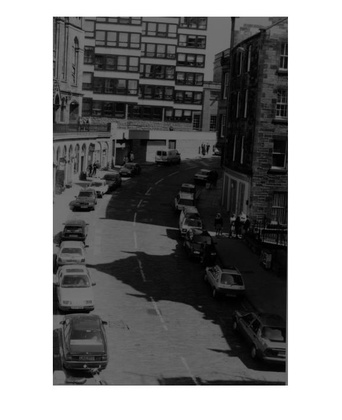
%> input picture Assign1/Uexposed.jpg, 342 x 420 px, shrunk from 576 x 707 before the run
$ octave powerlaw.m   (GNU Octave 9; MATLAB toolbox functions it lacks are replaced by stand-ins)
%> lines starting %> are read from the running program, lines starting %| are printed output that depends on the picture
% Program demonstrates the power law transformation.
Ue = imread('Uexposed.jpg');
%> Ue is the input picture: size 420x342x3 uint8; min 0, max 255, mean 134
Oe = imread('Oexposed.jpg');
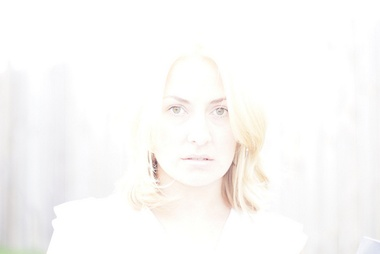
%> input picture Assign1/Oexposed.jpg, 380 x 254 px, shrunk from 640 x 427 before the run
%> Oe is the input picture: size 254x380x3 uint8; mean R, G, B 250.5, 249.3, 248
% RGB to gray
I = rgb2gray(Ue);
J = rgb2gray(Oe);
% Change to double
I = im2double(I);
%> I: size 420x342 double
J = im2double(J);
%> J: size 254x380 double
% computing size m,n
[m1 n1] = size(I);
%> m1 = 420; n1 = 342
[m2 n2] = size(J);
%> m2 = 254; n2 = 380
% Computing s = c * (r ^ gamma) where r and gamma are positive constants
c = 2;
% gamma values
g1=0.3;
g2=3.0;
for p = 1 : m1
    for q = 1 : n1
        I3(p,q) = c * I(p,q).^g1;
        I4(p,q) = c * I(p,q).^g2;
    end
end
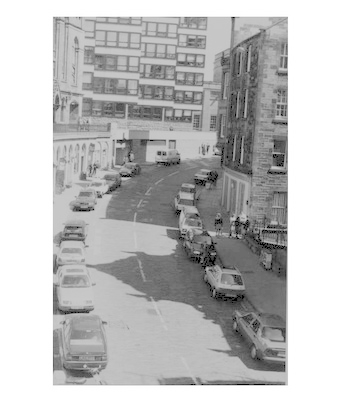
%> I3: size 420x342 double; min 0, max 2, mean 1.5; drawn with min black and max white
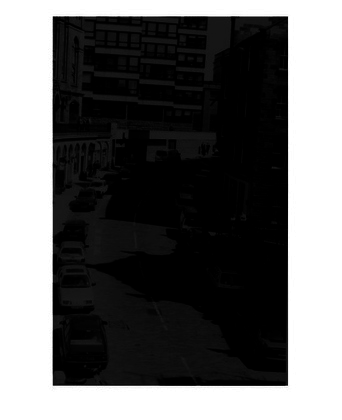
%> I4: size 420x342 double; min 0, max 2, mean 0.818; drawn with min black and max white
figure, imshow(I3);title('Under exposed,Powerlaw transformation Gamma=0.3');
%> after `imshow(I3)`:
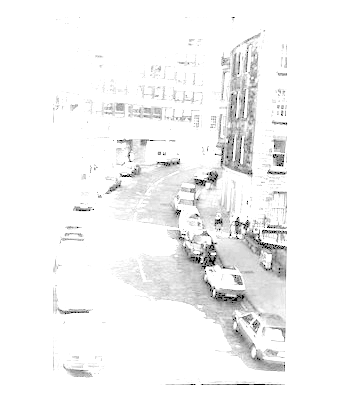
%> displayed picture: size 420x342, on the screen's scale of 0 to 255; min 0, max 255, mean 244.8
figure, imshow(I4);title('Under exposed,Power-law transformation Gamma=3');
%> after `imshow(I4)`:
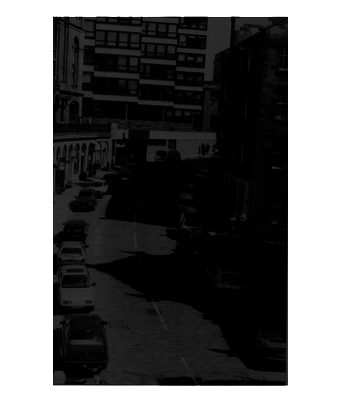
%> displayed picture: size 420x342, on the screen's scale of 0 to 255; min 0, max 255, mean 108.5
for p = 1 : m2
    for q = 1 : n2
        J3(p,q) = c * J(p,q).^g1;
        J4(p,q) = c * J(p,q).^g2;
    end
end
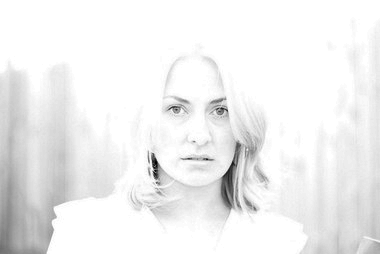
%> J4: size 254x380 double; min 0.0909, max 2, mean 1.88; drawn with min black and max white
figure, imshow(J3);title('Over exposed,Powerlaw transformation Gamma=0.3');
figure, imshow(J4);title('Over exposed,Power-law transformation Gamma=3');
%> after `imshow(J4)`:
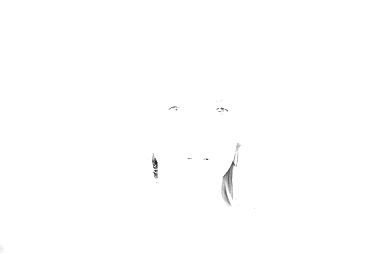
%> displayed picture: size 254x380, on the screen's scale of 0 to 255; min 23, max 255, mean 254.5
% end
